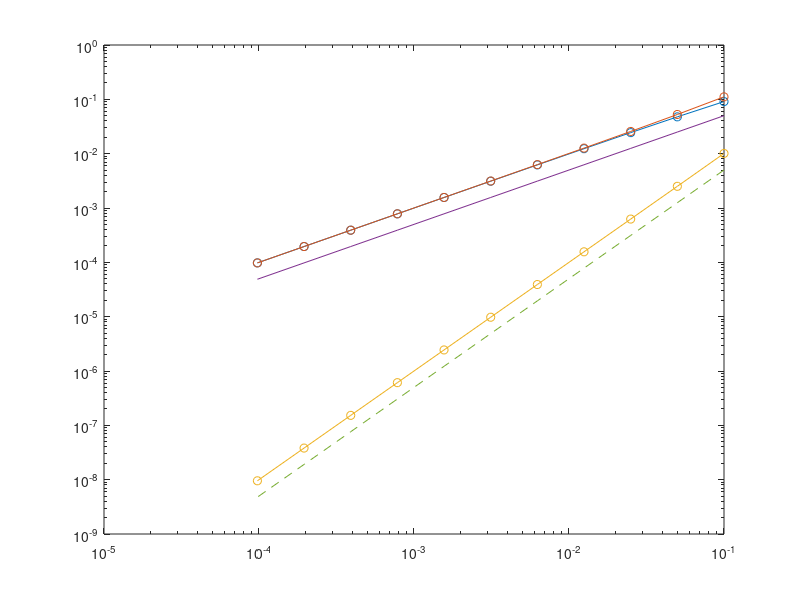

Reproduce this figure in MATLAB.
%Lager h-vektor:
h = zeros(1,11);
for i = 0:10
    h(i+1)=0.1*2^(-i);
end

%1 (we only use this to make the table)
f=@(x)1/x;
x0 = 1;

dfdx=@(x)-1/x^2;
%1) 
e1=@(h)(f(x0+h)-f(x0))/h-dfdx(x0);
e2=@(h)(f(x0)-f(x0-h))/h-dfdx(x0);
e3=@(h)(f(x0+h)-f(x0-h))/(2*h)-dfdx(x0);

%Making the table with only 1)
Table = zeros(11,6);
for i=1:2:6;
    switch i
        case 1
            for j = 1:11
                Table(j,i)=abs(e1(h(j)));
                Table(j,i+1)=abs(e1(h(j))/e1(h(j)/2));
            end
        case 3
            for j = 1:11
                Table(j,i)=abs(e2(h(j)));
                Table(j,i+1)=abs(e2(h(j))/e2(h(j)/2));
            end
        case 5
            for j = 1:11
                Table(j,i)=abs(e3(h(j)));
                Table(j,i+1)=abs(e3(h(j))/e3(h(j)/2));
            end
    end
end

%Showing the table
Table
    
%Convergence plots

loglog(h,Table(:,1),'o-')
hold on
loglog(h,Table(:,3),'o-')
loglog(h,Table(:,5),'o-')
loglog(h,0.5*h,'-')
loglog(h,h.^2*0.5,'--')
hold off
